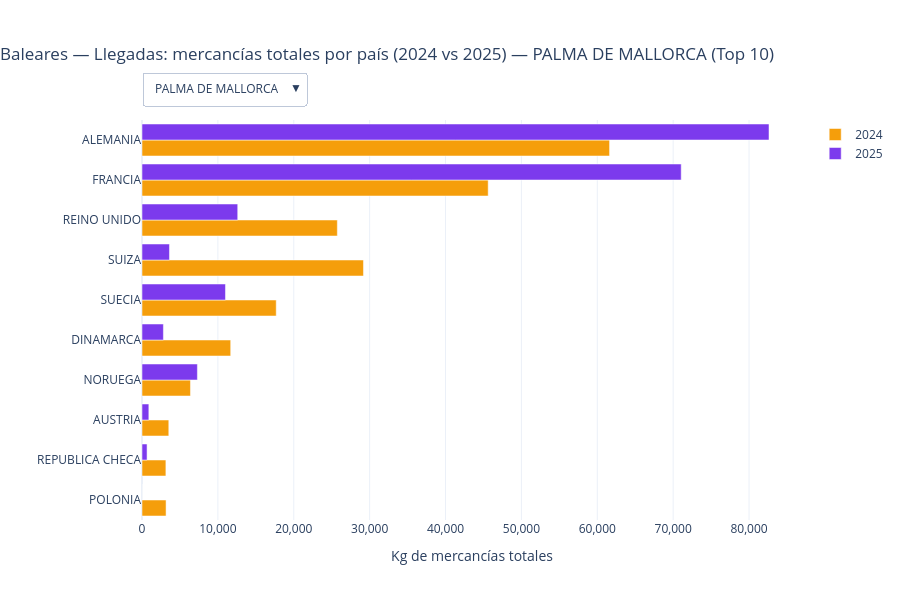
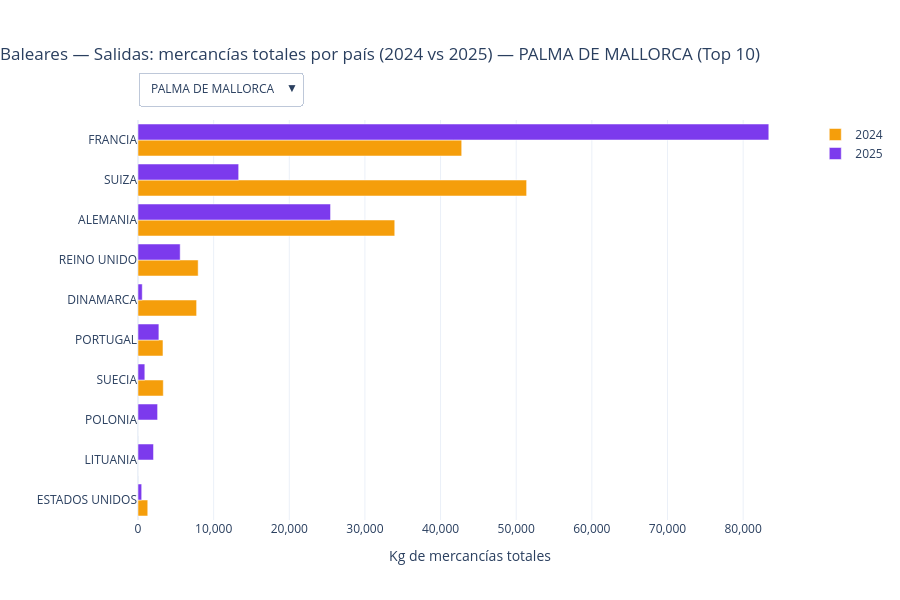

The code cell stored with these charts, in order, in its notebook:
### Markdown cell above
### 6.3 Mercancías
Ranking por país (mercancías totales) por año y movimiento.

### Code cell
# LLEGADAS
fig_llegadas_merc = build_figure_merch_country(
    df_baleares,
    movement="LLEGADA",
    title_prefix="Baleares — Llegadas: mercancías totales por país (2024 vs 2025)",
    top_n=10
)
fig_llegadas_merc.show()

# SALIDAS
fig_salidas_merc = build_figure_merch_country(
    df_baleares,
    movement="SALIDA",
    title_prefix="Baleares — Salidas: mercancías totales por país (2024 vs 2025)",
    top_n=10
)
fig_salidas_merc.show()

### Figure 1 — Plotly figure (JSON) as saved in the notebook; plotly's stock layout.template omitted (floating-point values rounded to 4 significant figures)
{"data": [{"hovertemplate": "2024: %{x:,.0f} kg<extra></extra>", "marker": {"color": "#F59E0B"}, "name": "2024", "orientation": "h", "type": "bar", "x": [3172, 3148, 3530, 6387, 11688, 17690, 29186, 25743, 45622, 61619], "y": ["POLONIA", "REPUBLICA CHECA", "AUSTRIA", "NORUEGA", "DINAMARCA", "SUECIA", "SUIZA", "REINO UNIDO", "FRANCIA", "ALEMANIA"]}, {"hovertemplate": "2025: %{x:,.0f} kg<extra></extra>", "marker": {"color": "#7C3AED"}, "name": "2025", "orientation": "h", "type": "bar", "x": [0, 667, 902, 7300, 2820, 11000, 3619, 12614, 71060, 82630], "y": ["POLONIA", "REPUBLICA CHECA", "AUSTRIA", "NORUEGA", "DINAMARCA", "SUECIA", "SUIZA", "REINO UNIDO", "FRANCIA", "ALEMANIA"]}], "layout": {"barmode": "group", "height": 600, "margin": {"t": 120}, "title": {"text": "Baleares — Llegadas: mercancías totales por país (2024 vs 2025) — PALMA DE MALLORCA (Top 10)", "x": 0, "xanchor": "left"}, "updatemenus": [{"buttons": [{"args": [{"x": [[3172, 3148, 3530, 6387, 11688, 17690, 29186, 25743, 45622, 61619], [0, 667, 902, 7300, 2820, 11000, 3619, 12614, 71060, 82630]], "y": [["POLONIA", "REPUBLICA CHECA", "AUSTRIA", "NORUEGA", "DINAMARCA", "SUECIA", "SUIZA", "REINO UNIDO", "FRANCIA", "ALEMANIA"], ["POLONIA", "REPUBLICA CHECA", "AUSTRIA", "NORUEGA", "DINAMARCA", "SUECIA", "SUIZA", "REINO UNIDO", "FRANCIA", "ALEMANIA"]]}, {"title.text": "Baleares — Llegadas: mercancías totales por país (2024 vs 2025) — PALMA DE MALLORCA (Top 10)"}], "label": "PALMA DE MALLORCA", "method": "update"}, {"args": [{"x": [[0, 0, 0, 0, 115, 82, 388, 415, 0, 60], [0, 0, 0, 25, 0, 365, 138, 257, 1027, 1397]], "y": [["SUECIA", "LUXEMBURGO", "MOLDAVIA", "IRLANDA", "ITALIA", "ALEMANIA", "REINO UNIDO", "HOLANDA", "BELGICA", "PORTUGAL"], ["SUECIA", "LUXEMBURGO", "MOLDAVIA", "IRLANDA", "ITALIA", "ALEMANIA", "REINO UNIDO", "HOLANDA", "BELGICA", "PORTUGAL"]]}, {"title.text": "Baleares — Llegadas: mercancías totales por país (2024 vs 2025) — IBIZA (Top 10)"}], "label": "IBIZA", "method": "update"}, {"args": [{"x": [[0, 0, 0, 0, 0, 0, 0, 10, 29, 0], [0, 0, 0, 0, 0, 0, 0, 0, 1967, 2087]], "y": [["ALEMANIA", "MEXICO", "ISLANDIA", "JORDANIA", "LUXEMBURGO", "MALTA", "MARRUECOS", "BELGICA", "REINO UNIDO", "ITALIA"], ["ALEMANIA", "MEXICO", "ISLANDIA", "JORDANIA", "LUXEMBURGO", "MALTA", "MARRUECOS", "BELGICA", "REINO UNIDO", "ITALIA"]]}, {"title.text": "Baleares — Llegadas: mercancías totales por país (2024 vs 2025) — MENORCA (Top 10)"}], "label": "MENORCA", "method": "update"}], "direction": "down", "showactive": true, "x": 0, "xanchor": "left", "y": 1.12, "yanchor": "top"}], "xaxis": {"tickformat": ",", "title": {"text": "Kg de mercancías totales"}}, "yaxis": {"title": {"text": ""}}}}

### Figure 2 — Plotly figure (JSON) as saved in the notebook; plotly's stock layout.template omitted (floating-point values rounded to 4 significant figures)
{"data": [{"hovertemplate": "2024: %{x:,.0f} kg<extra></extra>", "marker": {"color": "#F59E0B"}, "name": "2024", "orientation": "h", "type": "bar", "x": [1290, 0, 0, 3344, 3301, 7749, 7953, 33943, 51377, 42794], "y": ["ESTADOS UNIDOS", "LITUANIA", "POLONIA", "SUECIA", "PORTUGAL", "DINAMARCA", "REINO UNIDO", "ALEMANIA", "SUIZA", "FRANCIA"]}, {"hovertemplate": "2025: %{x:,.0f} kg<extra></extra>", "marker": {"color": "#7C3AED"}, "name": "2025", "orientation": "h", "type": "bar", "x": [487, 2050, 2590, 901, 2762, 562, 5576, 25455, 13309, 83394], "y": ["ESTADOS UNIDOS", "LITUANIA", "POLONIA", "SUECIA", "PORTUGAL", "DINAMARCA", "REINO UNIDO", "ALEMANIA", "SUIZA", "FRANCIA"]}], "layout": {"barmode": "group", "height": 600, "margin": {"t": 120}, "title": {"text": "Baleares — Salidas: mercancías totales por país (2024 vs 2025) — PALMA DE MALLORCA (Top 10)", "x": 0, "xanchor": "left"}, "updatemenus": [{"buttons": [{"args": [{"x": [[1290, 0, 0, 3344, 3301, 7749, 7953, 33943, 51377, 42794], [487, 2050, 2590, 901, 2762, 562, 5576, 25455, 13309, 83394]], "y": [["ESTADOS UNIDOS", "LITUANIA", "POLONIA", "SUECIA", "PORTUGAL", "DINAMARCA", "REINO UNIDO", "ALEMANIA", "SUIZA", "FRANCIA"], ["ESTADOS UNIDOS", "LITUANIA", "POLONIA", "SUECIA", "PORTUGAL", "DINAMARCA", "REINO UNIDO", "ALEMANIA", "SUIZA", "FRANCIA"]]}, {"title.text": "Baleares — Salidas: mercancías totales por país (2024 vs 2025) — PALMA DE MALLORCA (Top 10)"}], "label": "PALMA DE MALLORCA", "method": "update"}, {"args": [{"x": [[0, 0, 0, 0, 0, 0, 59, 339, 515, 1826], [0, 0, 0, 0, 0, 0, 365, 573, 415, 0]], "y": [["MOLDAVIA", "MEXICO", "MARRUECOS", "MALTA", "MALDIVAS", "MACEDONIA", "PORTUGAL", "ALEMANIA", "HOLANDA", "LUXEMBURGO"], ["MOLDAVIA", "MEXICO", "MARRUECOS", "MALTA", "MALDIVAS", "MACEDONIA", "PORTUGAL", "ALEMANIA", "HOLANDA", "LUXEMBURGO"]]}, {"title.text": "Baleares — Salidas: mercancías totales por país (2024 vs 2025) — IBIZA (Top 10)"}], "label": "IBIZA", "method": "update"}, {"args": [{"x": [[0, 0, 0, 0, 0, 0, 0, 3, 158, 13], [0, 0, 0, 0, 0, 0, 0, 0, 137, 661]], "y": [["MARRUECOS", "ISLANDIA", "ITALIA", "KAZAKSTAN", "LUXEMBURGO", "MACEDONIA", "MALTA", "SUIZA", "REINO UNIDO", "ALEMANIA"], ["MARRUECOS", "ISLANDIA", "ITALIA", "KAZAKSTAN", "LUXEMBURGO", "MACEDONIA", "MALTA", "SUIZA", "REINO UNIDO", "ALEMANIA"]]}, {"title.text": "Baleares — Salidas: mercancías totales por país (2024 vs 2025) — MENORCA (Top 10)"}], "label": "MENORCA", "method": "update"}], "direction": "down", "showactive": true, "x": 0, "xanchor": "left", "y": 1.12, "yanchor": "top"}], "xaxis": {"tickformat": ",", "title": {"text": "Kg de mercancías totales"}}, "yaxis": {"title": {"text": ""}}}}
